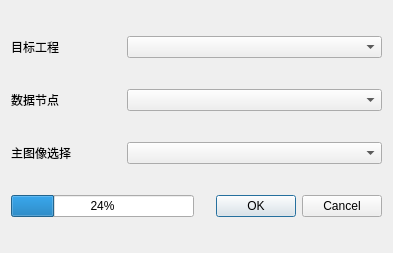
<?xml version="1.0" encoding="UTF-8"?>
<ui version="4.0">
 <class>Baseline</class>
 <widget class="QWidget" name="Baseline">
  <property name="geometry">
   <rect>
    <x>0</x>
    <y>0</y>
    <width>393</width>
    <height>253</height>
   </rect>
  </property>
  <property name="windowTitle">
   <string>基线预览</string>
  </property>
  <property name="windowIcon">
   <iconset resource="../QtWidgetsApplication3.qrc">
    <normaloff>:/QtWidgetsApplication3/bin/icon/InSARapp.ico</normaloff>:/QtWidgetsApplication3/bin/icon/InSARapp.ico</iconset>
  </property>
  <layout class="QVBoxLayout" name="verticalLayout">
   <item>
    <layout class="QHBoxLayout" name="horizontalLayout" stretch="3,7">
     <item>
      <widget class="QLabel" name="label_2">
       <property name="text">
        <string>目标工程</string>
       </property>
      </widget>
     </item>
     <item>
      <widget class="QComboBox" name="comboBox"/>
     </item>
    </layout>
   </item>
   <item>
    <layout class="QHBoxLayout" name="horizontalLayout_2" stretch="3,7">
     <item>
      <widget class="QLabel" name="label_3">
       <property name="text">
        <string>数据节点</string>
       </property>
      </widget>
     </item>
     <item>
      <widget class="QComboBox" name="comboBox_dst_node"/>
     </item>
    </layout>
   </item>
   <item>
    <layout class="QHBoxLayout" name="horizontalLayout_3" stretch="3,7">
     <item>
      <widget class="QLabel" name="label">
       <property name="text">
        <string>主图像选择</string>
       </property>
      </widget>
     </item>
     <item>
      <widget class="QComboBox" name="comboBox_masterImage"/>
     </item>
    </layout>
   </item>
   <item>
    <layout class="QHBoxLayout" name="horizontalLayout_4">
     <item>
      <widget class="QProgressBar" name="progressBar">
       <property name="value">
        <number>24</number>
       </property>
      </widget>
     </item>
     <item>
      <widget class="QDialogButtonBox" name="buttonBox">
       <property name="standardButtons">
        <set>QDialogButtonBox::Cancel|QDialogButtonBox::Ok</set>
       </property>
      </widget>
     </item>
    </layout>
   </item>
  </layout>
 </widget>
 <resources>
  <include location="../QtWidgetsApplication3.qrc"/>
 </resources>
 <connections/>
</ui>
